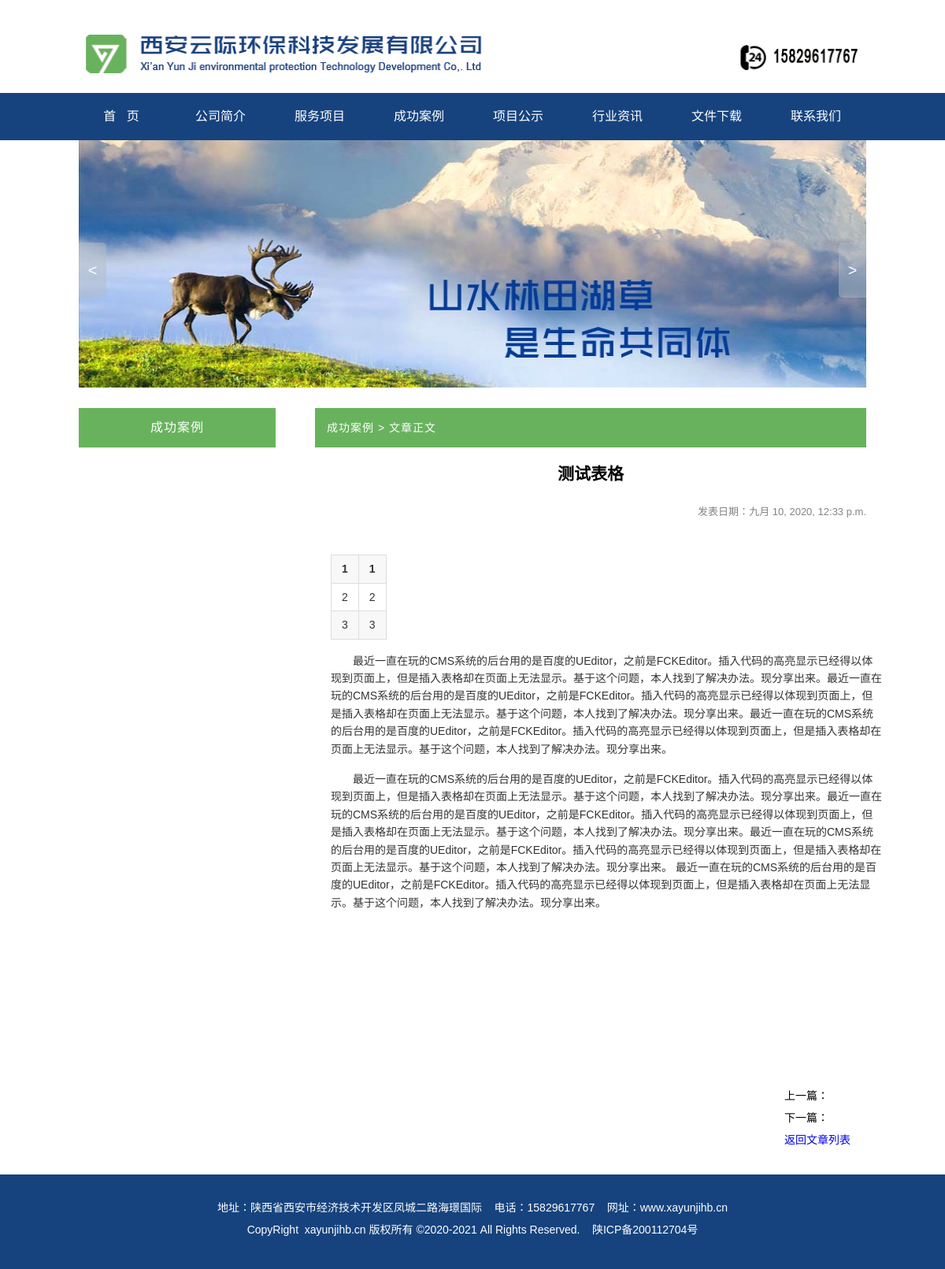
Page /post/25/ on the committed database.
### web/models.py (models this page shows, shortened)
class Post(models.Model):
    title = models.CharField('标题', max_length=70)
    body = MDTextField('正文')
    created_time = models.DateTimeField('创建时间', default=timezone.now)
    modified_time = models.DateTimeField('修改时间')
    excerpt = models.CharField('摘要', max_length=200, blank=True) # 文章摘要
    category = models.ForeignKey(Category, verbose_name='分类', on_delete=models.CASCADE)
    tags = models.ManyToManyField(Tag, verbose_name='标签', blank=True)
    author = models.ForeignKey(User, verbose_name='作者', on_delete=models.CASCADE)
    class Meta:
        verbose_name = '文章'
        verbose_name_plural = verbose_name
        ordering = ['-created_time']

class Category(models.Model):
    name = models.CharField(max_length=100)
    class Meta:
        verbose_name = '分类'
        verbose_name_plural = verbose_name
    def __str__(self):
        return self.name

### web/views.py (the view)
# urls.py: url(r'^post/(?P<pk>[0-9]+)/$', views.detail, name='detail'),
def detail(request, pk):
    post = get_object_or_404(Post, pk=pk) # 得到文章
    post.body = markdown.markdown(post.body, extensions=['markdown.extensions.extra',
                                                        'markdown.extensions.codehilite',
                                                        'markdown.extensions.toc',
                                                        'markdown.extensions.tables',])
    return render(request, 'web/detail.html', context={'post': post})

### templates/web/detail.html (shortened to what this page needs)
{% extends 'base.html' %}
{% load staticfiles %}
{% load web_tags %}
{% block main %}
<link href="{% static 'web/css/editormd.preview.css' %}" rel="stylesheet" type="text/css">
<div class="photo-box">
  <ul class="photo-ul" id="photo-ul" style="list-style: none; margin: 0; padding: 0;">
    <li><img src="{% static 'web/images/photo-box03.jpg' %}" width="1000" height="314" /></li>
    <li><img src="{% static 'web/images/photo-box01.jpg' %}" width="1000" height="314" /></li>
    <li><img src="{% static 'web/images/photo-box02.jpg' %}" width="1000" height="314" /></li>
  </ul>
  <div class="left-botton indexs" id="left-botton">&lt;</div>
  <div class="right-botton indexs" id="right-botton">&gt;</div>
</div>
<div class="oleft-nav">
  <div class="oleft-width">
    <div class="oleft-title">{{ post.category }}</div>
  </div>
</div>
<div class="oright-width">
  <div class="oright-title">{{ post.category }}&nbsp;&gt;&nbsp;文章正文</div>
  <div class="oright-content" style="height: 100%;">
    <div class="ocontent-aboutyunji" style="padding-bottom:200px;">
      <article class="post post-{{ post.pk }}">
        <header class="oentry-header">
          <h2 class="oentry-title">{{ post.title }}</h2>
          <div class="oentry-meta">
            <time datetime="{{ post.created_time }}">发表日期：{{ post.created_time }}</time>
          </div>
        </header>
        <div id="pt" class="oentry-content">
          {{ post.body |safe }}
        </div>
      </article>
    </div>
    <div style="float:right; padding-right:20px; line-height:2;">
      上一篇：
      下一篇：
      <a href="#" style="text-decoration:none;">返回文章列表</a>
    </div>
  </div>
</div>
{% endblock main %}

### web/static/web/css/base.css (style rules this page uses)
body { background-color: white; font-family: "Microsoft Yahei", \5FAE\8F6F\96C5\9ED1, Arial, "Hiragino Sans GB", \5B8B\4F53; font-size: 14px; margin: 0px; }
.photo-box { width: 1000px; height: 340px; position: relative; }
.photo-ul { width: 100%; height: 100%; }
.photo-ul>li { position: absolute; top: 0; left: 0; }
.left-botton { width: 35px; height: 70px; background-color: #b3bec980; top: 130px; left: 0; font-size: 20px; color: #fff; text-align: center; line-height: 70px; position: absolute; border-radius: 0 5px 5px 0; }
.right-botton { width: 35px; height: 70px; background-color: #b3bec980; top: 130px; right: 0; font-size: 20px; color: #fff; text-align: center; line-height: 70px; position: absolute; border-radius: 5px 0 0 5px; }
.photo-ul>li:nth-child(1) { z-index: 100; }
.indexs { z-index: 1000; }

### web/static/web/css/other_content.css (style rules this page uses)
.oleft-width { width: 250px; margin: 0px auto; text-align: center; }
.oleft-nav { width: 250px; overflow: hidden; background-color: #F5F5F5; float: left; }
.oleft-title { font-size: 16px; text-align: center; height: 50px; line-height: 50px; color: white; letter-spacing: 1px; background-color: #68B25D; margin-bottom: 1.5px; }
.oright-width { width: 700px; float: right; }
.oright-title { background-color: #68B25D; height: 50px; color: white; text-align: left; line-height: 50px; overflow: hidden; padding-left: 15px; letter-spacing: 1px; }
.ocontent-aboutyunji { line-height: 200%; padding: 0px; margin-top: 0px; }
.oentry-meta { color: #DDDDDD; font-size: 10px; margin-bottom: 40px; }
.oentry-content { line-height: 1.9; }
.oentry-title { text-align: center; line-height: 1.6; }
.oentry-meta { text-align: right; color: #838282; font-size: 13px; margin-bottom: 20px; }
p { text-indent: 2em; }

### web/static/web/css/editormd.css (style rules this page uses)
.markdown-body { -ms-text-size-adjust: 100%; -webkit-text-size-adjust: 100%; color: #333; overflow: hidden; font-family: "Microsoft YaHei", Helvetica, "Meiryo UI", "Malgun Gothic", "Segoe UI", "Trebuchet MS", "Monaco", monospace, Tahoma, STXihei, "华文细黑", STHeiti, "Helvetica Neue", "Droid Sans", "wenquanyi micro hei", FreeSans, Arimo, Arial, SimSun, "宋体", Heiti, "黑体", sans-serif; font-size: 16px; line-height: 1.6; word-wrap: break-word; }
.markdown-body table { border-collapse: collapse; border-spacing: 0; }
.markdown-body td, .markdown-body th { padding: 0; }
.markdown-body * { -moz-box-sizing: border-box; box-sizing: border-box; }
.markdown-body > *:first-child { margin-top: 0 !important; }
.markdown-body > *:last-child { margin-bottom: 0 !important; }
.markdown-body p, .markdown-body blockquote, .markdown-body ul, .markdown-body ol, .markdown-body dl, .markdown-body table, .markdown-body pre { margin-top: 0; margin-bottom: 16px; }
.markdown-body table { display: block; width: 100%; overflow: auto; word-break: normal; word-break: keep-all; }
.markdown-body table th { font-weight: bold; }
.markdown-body table th, .markdown-body table td { padding: 6px 13px; border: 1px solid #ddd; }
.markdown-body table tr { background-color: #fff; border-top: 1px solid #ccc; }
.markdown-body table tr:nth-child(2n) { background-color: #f8f8f8; }
.editormd-preview-container, .editormd-html-preview { text-align: left; font-size: 14px; line-height: 1.6; padding: 20px; overflow: auto; width: 100%; background-color: #fff; }
.editormd-preview-container table thead tr, .editormd-html-preview table thead tr { background-color: #F8F8F8; }

### rows in the picture
Post: category "成功案例", title "测试表格", created_time "九月 10, 2020, 12:33 p.m.", body "1 1 2 2 3 3 最近一直在玩的CMS系统的后台用的是百度的UEditor，之前是FCKEditor。插入代码的高亮显示已经得以体现到页面上，但是插入表格却在页面上无法显示。基于这个问题，本人找到了解决办法。现分享出来。最近一直在玩的CMS系统的后台用的是百度的UEditor，之前是FCKEditor。插入代码的高亮显示已经得以体现到页面上，但是插入表格却在页面上无法显示。基于这个问题，本人找到了解决办法。现分享出来。最近一直在玩的CMS系统的后台用的是百度的UEditor，之前是FCKEditor。插入代码的高亮显示已经得以体现到页面上，但是插入表格却在页面上无法显示。基于这个问题，本人找到了解决办法。现分享出来。 最近一直在玩的CMS系统的后台用的是百度的UEditor，之前是FCKEditor。插入代码的高亮显示已经得以体现到页面上，但是插入表格却在页面上无法显示。基于这个问题，本人找到了解决办法。现分享出来。最近一直在玩的CMS系统的后台用的是百度的UEditor，之前是FCKEditor。插入代码的高亮显示已经得以体现到页面上，但是插入表格却在页面上无法显示。基于这个问题，本人找到了解决办法。现分享出来。最近一直在玩的CMS系统的后台用的是百度的UEditor，之前是FCKEditor。插入代码的高亮显示已经得以体现到页面上，但是插入表格却在页面上无法显示。基于这个问题，本人找到了解决办法。现分享出来。…"
